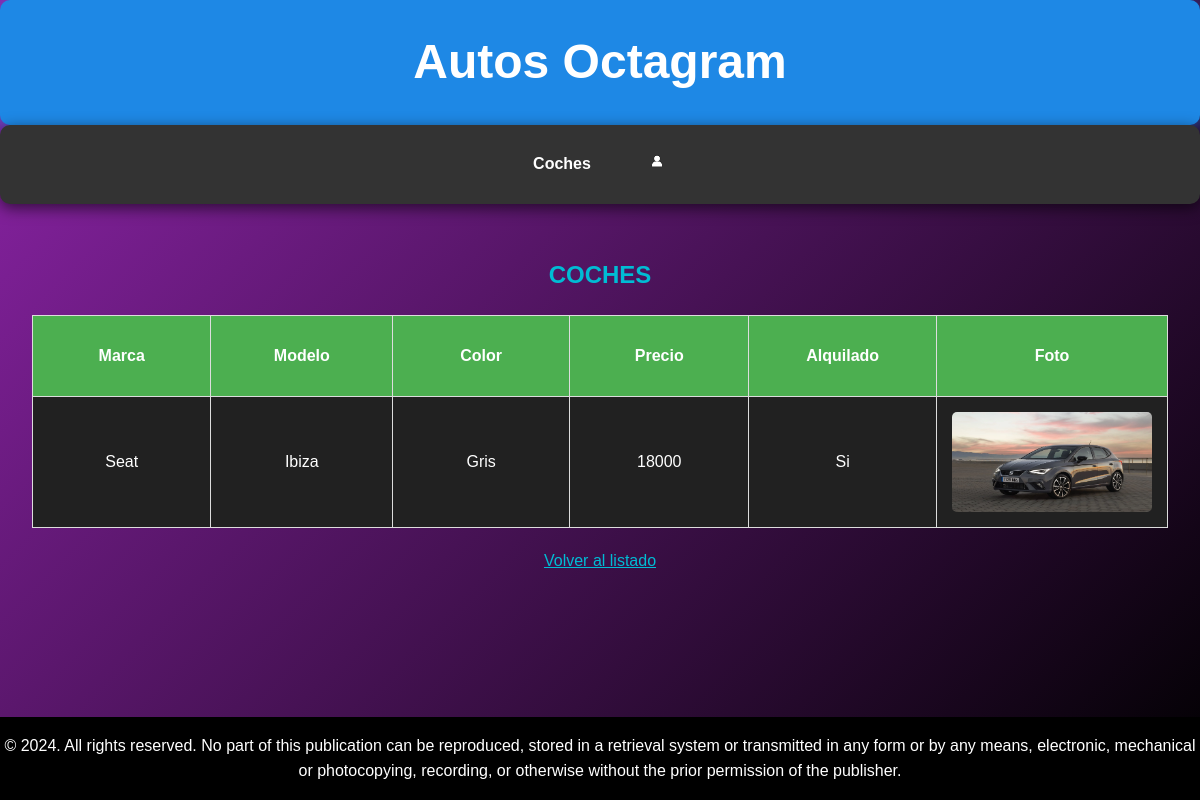
The page /coches/buscar2.php?modelo=Ibiza on the database as committed earlier.
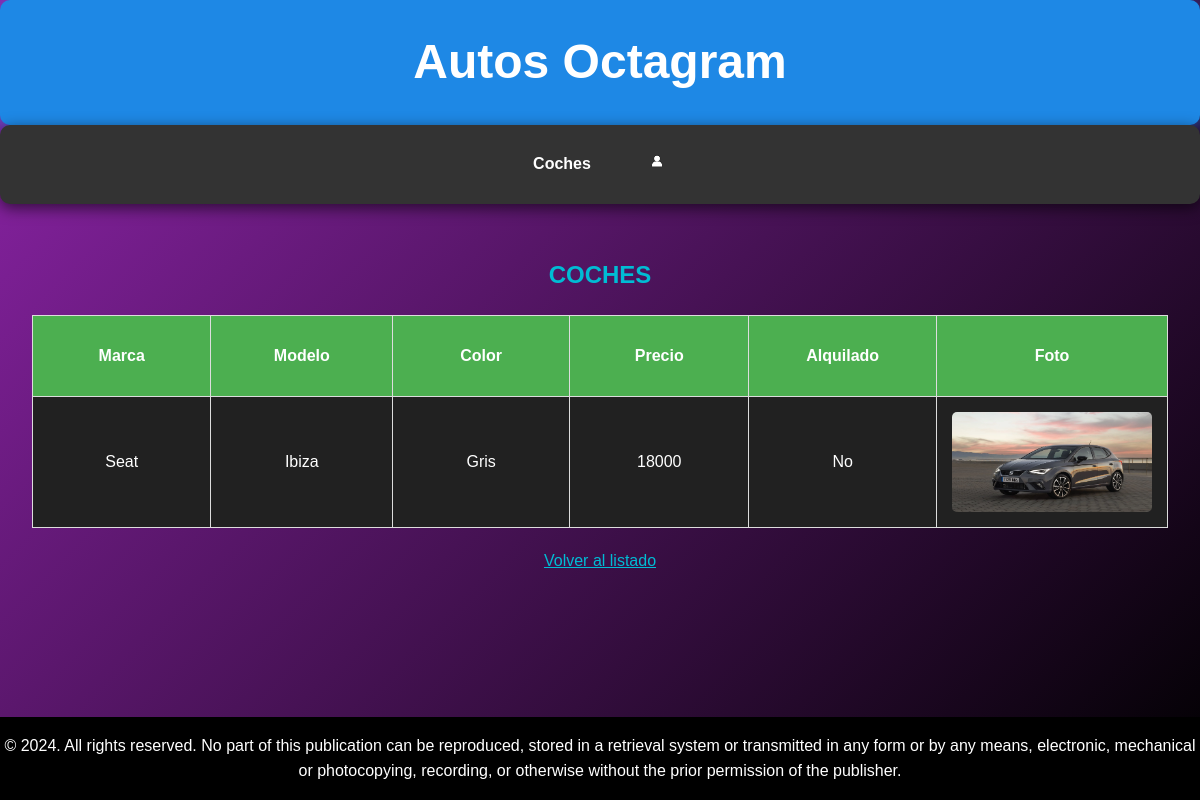
The same page on the database as committed later.
### tables this page shows
CREATE TABLE `coches` (
  `id_coche` int(10) unsigned NOT NULL AUTO_INCREMENT,
  `modelo` varchar(50) DEFAULT NULL,
  `marca` varchar(50) DEFAULT NULL,
  `color` varchar(50) DEFAULT NULL,
  `precio` int(10) DEFAULT NULL,
  `alquilado` tinyint(1) DEFAULT NULL,
  `foto` varchar(300) DEFAULT NULL,
  `id_vendedor` int(10) DEFAULT NULL,
  PRIMARY KEY (`id_coche`)
);

### coches/buscar2.php (the view, shortened to what this page needs)
<!DOCTYPE html>
<html lang="es">
	<head>
		<link rel="stylesheet" href="../index.css">
	</head>
	<body>
		<header class="header">
            <h1>Autos Octagram</h1>
        </header>
        <nav class="navega">
            <ul>
                <li>
                    <a href="../coches/coches.php">Coches</a>
                </li>
                <li>
                    <a href="../registro.php"><img src="../icono.png" width="20"></a>
                </li>
            </ul>
        </nav>
        <main class="contenido">
        <h2>COCHES</h2>
        <?PHP
            $servername="localhost";$username="root";$password="rootroot";$dbname="concesionario";
            $conn = mysqli_connect ($servername,$username,$password,$dbname);
            $modelo=$_REQUEST['modelo'];
            $marca=$_REQUEST['marca'];
            $sql = "select * from coches where modelo like '$modelo' or marca like '$marca'";
            if (mysqli_query($conn,$sql)){
                $consulta = mysqli_query($conn,$sql);
                $nfilas = mysqli_num_rows ($consulta);
                if ($nfilas > 0){
                    print ("<TABLE border=1 align=center>\n");
                    print ("<TR>\n");
                    print ("<TH height=50px width=200px>Marca</TH>\n");
                    print ("<TH height=50px width=200px>Modelo</TH>\n");
                    print ("<TH height=50px width=200px>Color</TH>\n");
                    print ("<TH height=50px width=200px>Precio</TH>\n");
                    print ("<TH height=50px width=200px>Alquilado</TH>\n");
                    print ("<TH height=50px width=200px>Foto</TH>\n");
                    print ("</TR>\n");
                    for ($i=0; $i<$nfilas; $i++){
                        $resultado = mysqli_fetch_array ($consulta);
                        if ($resultado['alquilado']==1){
                            $alquilado="Si";
                        }
                        else{
                            $alquilado="No";
                        }
                        print ("<TR>\n");
                        print ("<TD>" . $resultado['marca'] . "</TD>\n");
                        print ("<TD>" . $resultado['modelo'] . "</TD>\n");
                        print ("<TD>" . $resultado['color'] . "</TD>\n");
                        print ("<TD>" . $resultado['precio'] . "</TD>\n");
                        print ("<TD>" . $alquilado . "</TD>\n");
                        print ("<TD><img src='./img/" . htmlspecialchars($resultado['foto']) . "' width=200 height=100 align=center></TD>\n");
                        print ("</TR>\n");
                    }
                    print ("</TABLE>\n");
                }
                else{
                    print "No hay ningún coche $marca $modelo.";
                }
            }
            else{
                echo "Error al buscar coche: ". mysqli_error($conn);
            }
            echo "<a href='buscar.php' class='plis'>Volver al listado</a>";
        ?>
        </main>
        <footer class="footer">
            <p> © 2024. All rights reserved. No part of this publication can be reproduced, stored in a retrieval system or transmitted in any form or by any means,
                electronic, mechanical or photocopying, recording, or otherwise without the prior permission of the publisher.</p>
        </footer>
	</body>
</html>

Rows that differ between the two databases and show on the page:
changed coches "Seat": alquilado "Si" → "No"
